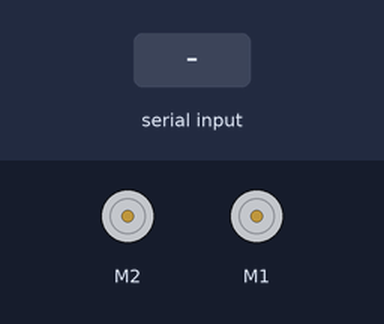
Simulated run of this sketch. Board: Arduino Uno, built with avr-gcc and run on an emulated ATmega328P. On the bench: 2 × DC motor (green arrow = forward, orange = backward, longer = faster). The test bench sets the inputs (shaded band).

Above: at 1.2 s.
1.3 s: "F" received over Serial
At 2.1 s:
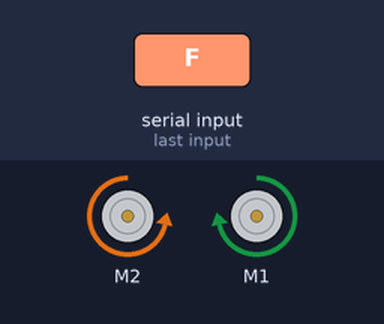
2.8 s: "B" received over Serial
At 3.2 s:
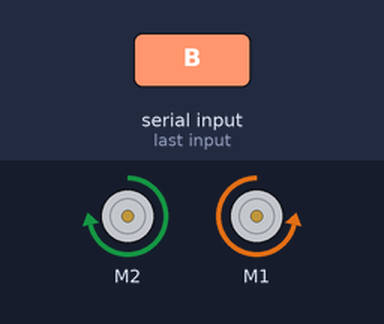
4.3 s: "L" received over Serial
At 5.5 s:
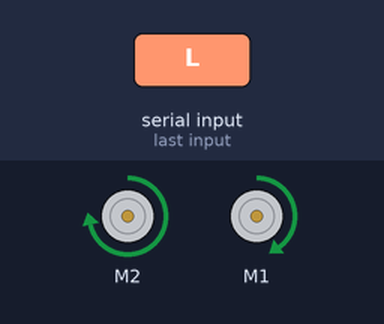
5.8 s: "R" received over Serial
At 6.7 s:
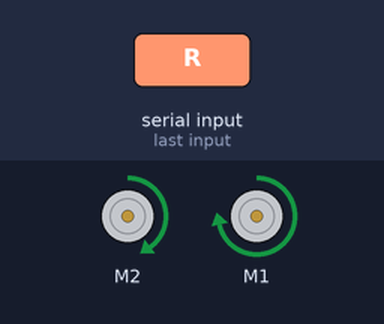
7.3 s: "1" received over Serial
At 7.9 s:
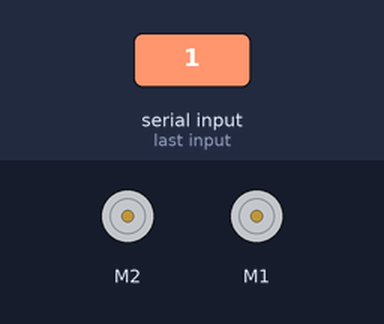
Timing chart, 0 to 9.8 s (numbered marks = the images above; inputs shaded):
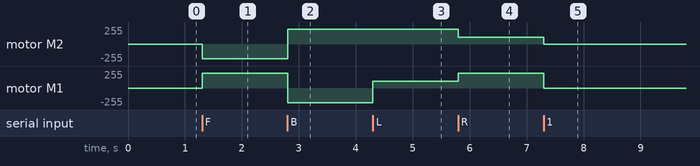

The sketch:

BB8_V1.ino
```cpp
/*
Remote controlled BB8 - DIY Machines

This is an easy to build Disney Star Wars BB8 inspired robot. It's controlled by an Arduino UNO over a bluetooth connection from your smartphone.

==========

More info: https://diymachines.co.uk/projects/star-wars-bb8-inspired-rc-printed-robot.html

3D printed parts can be downloaded from here: https://www.thingiverse.com/thing:2749613

==========

SAY THANKS:

Buy me a coffee to say thanks: https://ko-fi.com/diymachines
Support us on Patreon: https://www.patreon.com/diymachines

SUBSCRIBE:
■ https://www.youtube.com/channel/UC3jc4X-kEq-dEDYhQ8QoYnQ?sub_confirmation=1

INSTAGRAM: https://www.instagram.com/diy_machines/?hl=en
FACEBOOK: https://www.facebook.com/diymachines/

*/

#include <AFMotor.h>

//creates two objects to control two terminals on the motor shield
AF_DCMotor motor1(2);
AF_DCMotor motor2(1);

char command;

void setup()
{
  Serial.begin(9600);  //Set the baud rate to your Bluetooth module.
}

void loop(){
  if(Serial.available() > 0){
    command = Serial.read();
    Stop(); //initialize with motors stopped
    //Change pin mode only if new command is different from previous.
    //Serial.println(command);
    switch(command){
    case 'F':
      forward();
      break;
    case 'B':
       back();
      break;
    case 'L':
      left();
      break;
    case 'R':
      right();
      break;
     default:
      Stop();
      break;
    }
  }
}

void forward()
{
  motor1.setSpeed(220); //Define maximum velocity
  motor1.run(BACKWARD); //rotate the motor clockwise
  motor2.setSpeed(220); //Define maximum velocity
  motor2.run(FORWARD); //rotate the motor clockwise
}

void back()
{
  motor1.setSpeed(220);
  motor1.run(FORWARD); //rotate the motor counterclockwise
  motor2.setSpeed(220);
  motor2.run(BACKWARD); //rotate the motor counterclockwise
}

void left()
{
  motor1.setSpeed(220); //Define maximum velocity
  motor1.run(FORWARD); //rotate the motor clockwise
  motor2.setSpeed(100);
  motor2.run(FORWARD); //turn motor2 off
}

void right()
{
  motor1.setSpeed(100);
  motor1.run(FORWARD); //turn motor1 off
  motor2.setSpeed(220); //Define maximum velocity
  motor2.run(FORWARD); //rotate the motor clockwise
}

void Stop()
{
  motor1.setSpeed(0);
  motor2.run(RELEASE); //turn motor1 off
  motor2.setSpeed(0);
  motor2.run(RELEASE); //turn motor2 off
}
```

Measured:
- after the input at 1.3 s, motor M2: stopped → backward 220/255 at once; motor M1: stopped → forward 220/255 at once
- after the input at 2.8 s, motor M2: backward 220/255 → forward 220/255 at once; motor M1: forward 220/255 → backward 220/255 at once
- after the input at 4.3 s, motor M1: backward 220/255 → forward 100/255 at once
- after the input at 5.8 s, motor M2: forward 220/255 → forward 100/255 at once; motor M1: forward 100/255 → forward 220/255 at once
- after the input at 7.3 s, motor M2: forward 100/255 → stopped at once; motor M1: forward 220/255 → stopped at once
